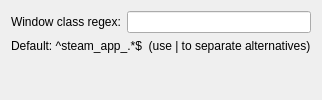
<?xml version="1.0" encoding="UTF-8"?>
<ui version="4.0">
 <class>SteamUnloaderConfigForm</class>
 <widget class="QWidget" name="SteamUnloaderConfigForm">
  <property name="windowTitle">
   <string>Steam Unloader Configuration</string>
  </property>
  <layout class="QFormLayout" name="formLayout">
   <item row="0" column="0">
    <widget class="QLabel" name="classRegexLabel">
     <property name="text">
      <string>Window class regex:</string>
     </property>
    </widget>
   </item>
   <item row="0" column="1">
    <widget class="QLineEdit" name="kcfg_classRegex">
     <property name="toolTip">
      <string>JavaScript regular expression matched against the window resource class</string>
     </property>
    </widget>
   </item>
   <item row="1" column="0" colspan="2">
    <widget class="QLabel" name="classRegexHelp">
     <property name="text">
      <string>Default: ^steam_app_.*$  (use | to separate alternatives)</string>
     </property>
    </widget>
   </item>
  </layout>
 </widget>
 <resources/>
 <connections/>
</ui>
